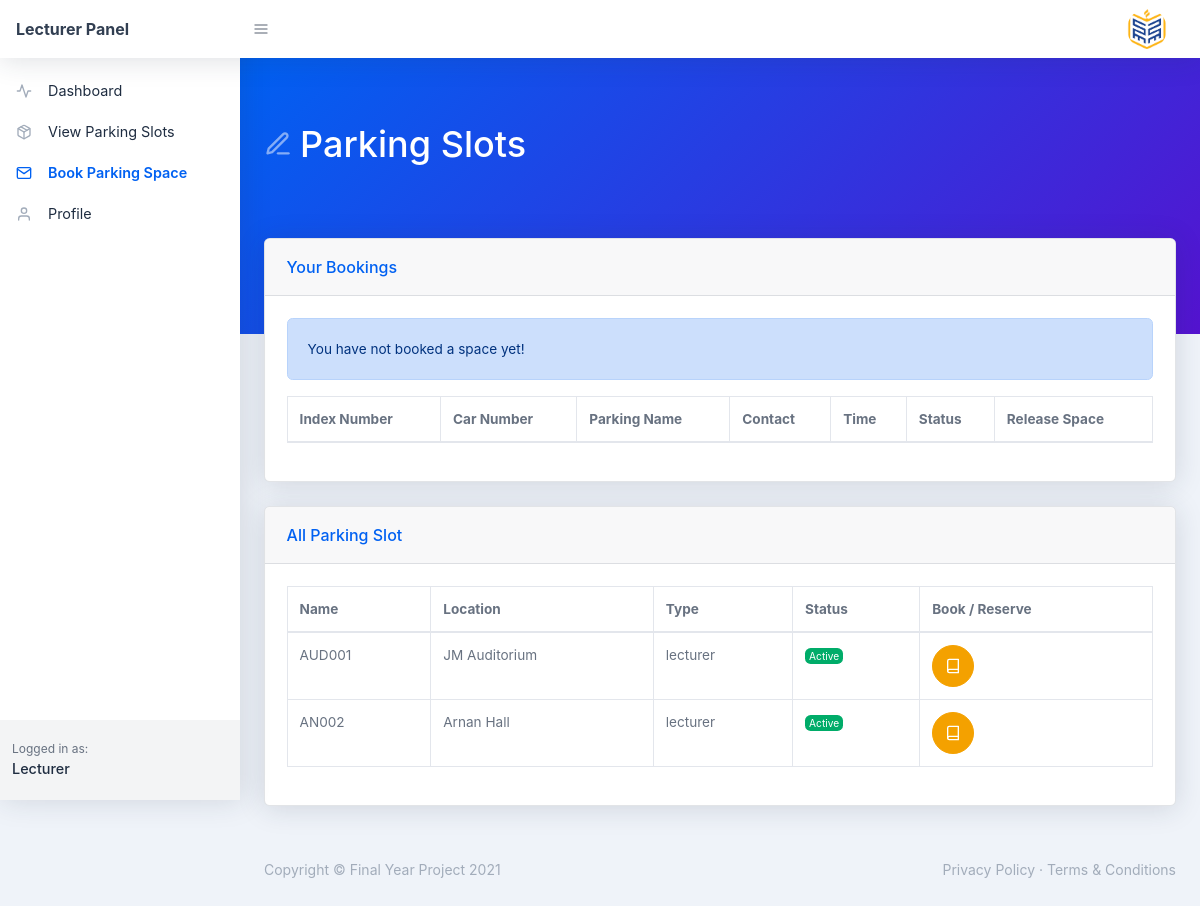
The page /staff/booking.php on the database its author committed.
### tables this page shows
CREATE TABLE `parking_lot` (
  `id` int(11) NOT NULL,
  `name` varchar(200) NOT NULL,
  `location` text NOT NULL,
  `type` varchar(50) NOT NULL,
  `status` varchar(20) NOT NULL
);

### staff/booking.php (the view, shortened to what this page needs)
<?php
include('header.php');
?>
<div id="layoutSidenav_content">
    <main>
        <div class="page-header pb-10 page-header-dark bg-gradient-primary-to-secondary">
            <div class="container-fluid">
                <div class="page-header-content">
                    <h1 class="page-header-title">
                        <div class="page-header-icon"><i data-feather="edit-3"></i></div>
                        <span>Parking Slots</span>
                    </h1>
                </div>
            </div>
        </div>
        <div class="container-fluid mt-n10">
            <div class="card mb-4">
                <div class="card-header">Your Bookings</div>
                <div class="card-body">
                    <div class="datatable table-responsive">
                        <table class="table table-bordered table-hover" id="dataTable" width="100%" cellspacing="0">
                            <thead>
                                <tr>
                                    <th>Index Number </th>
                                    <th>Car Number </th>
                                    <th>Parking Name </th>
                                    <th>Contact</th>
                                    <th>Time</th>
                                    <th>Status</th>
                                    <th>Release Space</th>
                                </tr>
                            </thead>
                            <tbody>
                                <?php
                                $sql = "SELECT * FROM booking WHERE status='booked' AND indexnumber=:indexnumber";
                                $query = $conn->prepare($sql);
                                $query->bindParam('s', $indexnumber, PDO::PARAM_STR);
                                $query->execute(
                                    [
                                        'indexnumber' => $indexnumber,
                                    ]
                                );
                                $rowCount = $query->rowCount();
                                if ($rowCount <= 0) {
                                    echo '<div class="alert alert-primary" role="alert">
                                            You have not booked a space yet!
                                        </div>';
                                }
                                ?>
                            </tbody>
                        </table>
                    </div>
                </div>
            </div>
        </div>
        <div class="container-fluid ">
            <div class="card mb-4">
                <div class="card-header">
                    <span>All Parking Slot</span>
                </div>
                <div class="card-body">
                    <div class="datatable table-responsive">
                        <table class="table table-bordered table-hover" id="dataTable" width="100%" cellspacing="0">
                            <thead>
                                <tr>
                                    <th>Name</th>
                                    <th>Location</th>
                                    <th>Type</th>
                                    <th>Status</th>
                                    <th>Book / Reserve</th>
                                </tr>
                            </thead>
                            <tbody>
                                <?php
                                $sql = "SELECT * FROM parking_lot WHERE status='Active' AND type='lecturer'";
                                $query = $conn->prepare($sql);
                                $query->execute();
                                $results = $query->fetchAll(PDO::FETCH_OBJ);
                                $rowCount = $query->rowCount();
                                if ($rowCount > 0) {
                                    foreach ($results as $results) {
                                ?>
                                        <tr>
                                            <td><?php echo htmlentities($results->name) ?></td>
                                            <td><?php echo htmlentities($results->location) ?></td>
                                            <td><?php echo htmlentities($results->type) ?></td>
                                            <td>
                                                <div class="badge badge-success">
                                                    <?php echo htmlentities($results->status) ?>
                                                </div>
                                            </td>
                                            <td>
                                                <a class="btn btn-yellow btn-icon" href="bookspace.php?id=<?php echo htmlentities($results->id);?>"><i data-feather="book"></i></a>
                                            </td>
                                        </tr>
                                <?php }
                                } ?>
                            </tbody>
                        </table>
                    </div>
                </div>
            </div>
        </div>
    </main>
    <?php include('footer.php') ?>
</div>
</div>
</body>

### rows shown on the page
parking_lot: name "AUD001", location "JM Auditorium", type "lecturer", status "Active"
parking_lot: name "AN002", location "Arnan Hall", type "lecturer", status "Active"
